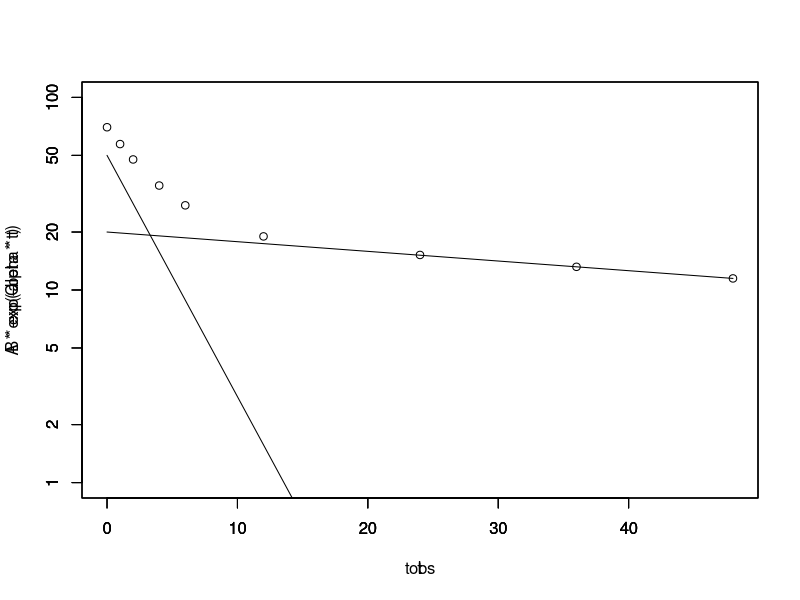

Recreate this plot in R.
V1 = 3
CL = .1
V2 = 5
Q  = .5

k10 = CL/V1
k12 = Q/V1
k21 = Q/V2

K = k12+k21+k10
alpha = .5*(K + sqrt(K^2 - 4*k21*k10))
beta  = .5*(K - sqrt(K^2 - 4*k21*k10))


A = 50
B = 20
tmax = 48
t = 0:tmax
tobs = (0:(tmax/4))*4
tobs = c(0,1,2,4,6,12,24,36,48) 

C = A*exp(-alpha*tobs) + B*exp(-beta*tobs)

YL = c(1,100)

plot(tobs,C,log="y"
,type="p",ylim=YL)
par(new=TRUE)
plot(t,B*exp(-beta*t),log="y"
,type="l",ylim=YL)
par(new=TRUE)
plot(t,A*exp(-alpha*t),log="y"
,type="l",ylim=YL)








